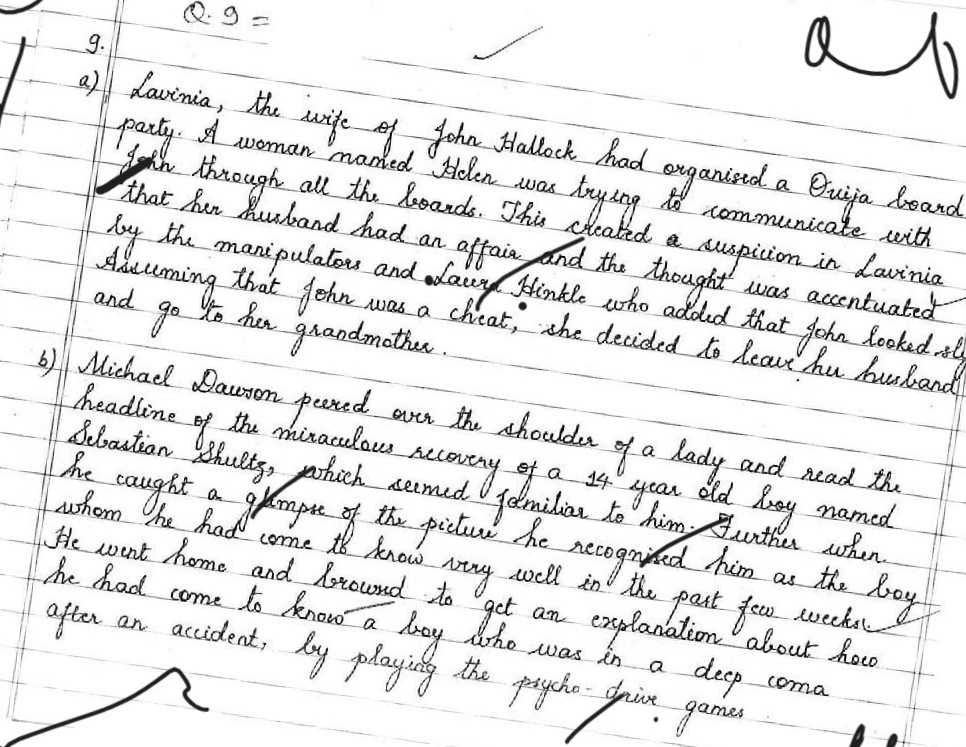
#> input picture clean/sample_images/new obnn.jpeg, 966 x 747 px; its folder holds only this picture in this run
$ python preprocess.py
#> lines starting #> are read from the running program, lines starting #| are printed output that depends on the picture; after the words box and inside, x2 and y2 are one past the last pixel; in counts of white or black regions, pixels touching at a corner belong together
import cv2
import numpy as np
import os

def clean_image(input_path, output_path):
#> called with input_path = 'sample_images/new obnn.jpeg', output_path = 'outputs/new obnn.jpeg'
    img = cv2.imread(input_path, cv2.IMREAD_GRAYSCALE)
#> img is the input picture: shape (747, 966); min 0, max 255, mean 232.3
    if img is None:
        print(f"Skipping {input_path} (cannot read)")
        return

    # 1. Edge-preserving denoise (keeps handwriting strokes)
    blur = cv2.bilateralFilter(img, 7, 50, 50)

    # 2. Gentle local contrast enhancement (CLAHE)
    clahe = cv2.createCLAHE(clipLimit=2.0, tileGridSize=(8, 8))
    enhanced = clahe.apply(blur)
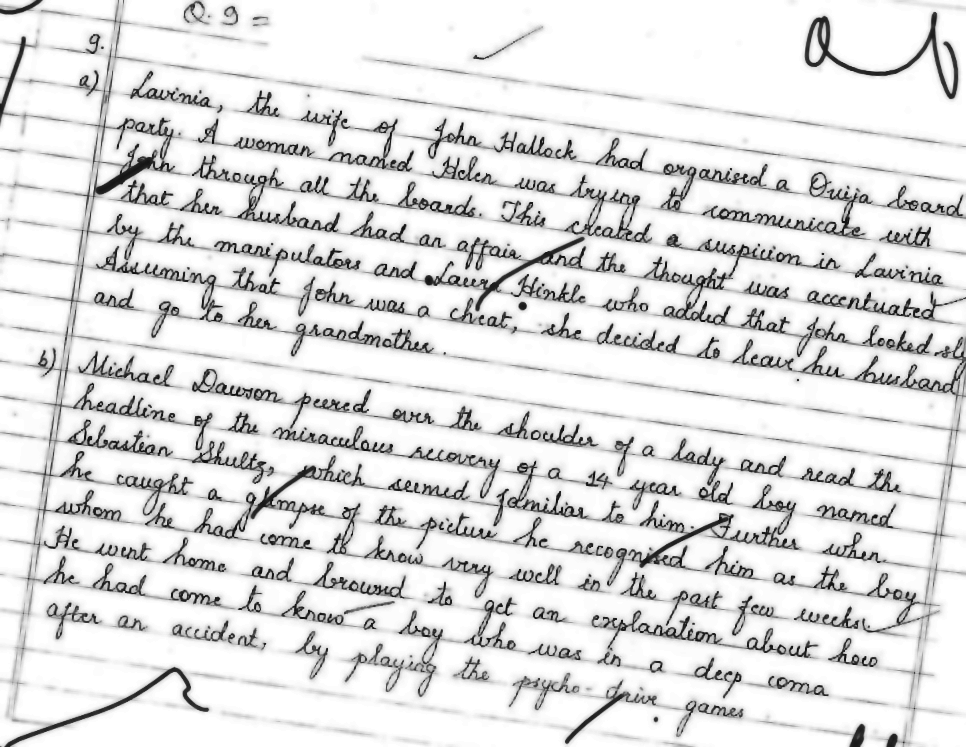
#> enhanced: shape (747, 966); min 11, max 255, mean 223.4

    # 3. Adaptive thresholding tuned for handwriting
    thresh = cv2.adaptiveThreshold(
        enhanced, 255,
        cv2.ADAPTIVE_THRESH_GAUSSIAN_C,
        cv2.THRESH_BINARY,
        17, 7
    )
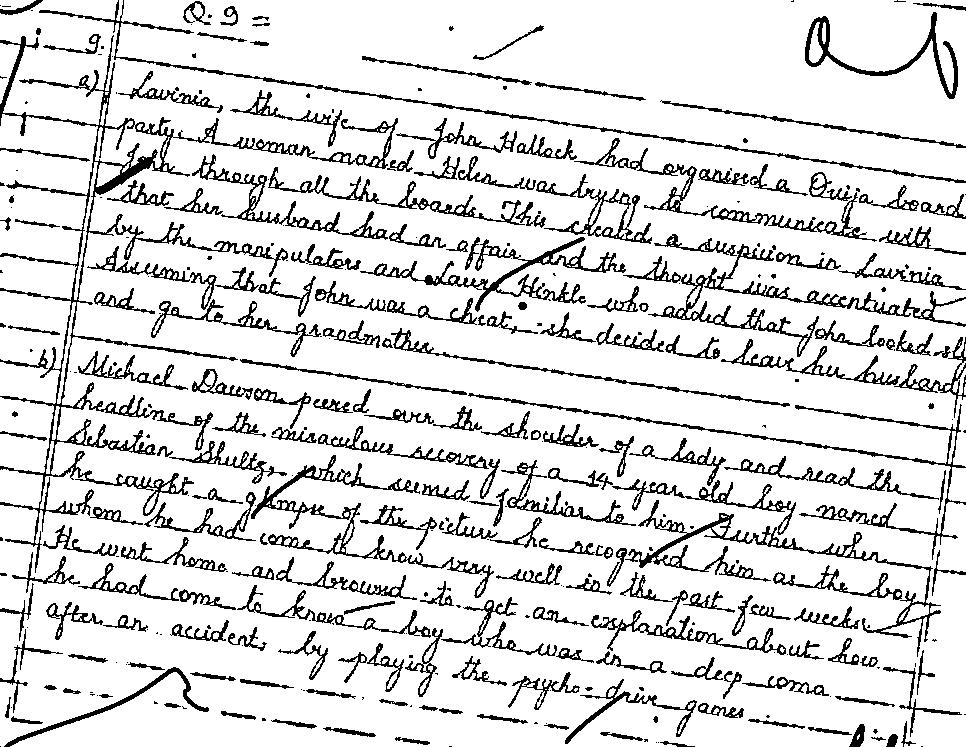
#> thresh: shape (747, 966); 86.4% white; black in thin lines or dots

    # 4. Light morphological cleaning (preserves thin strokes)
    kernel = np.ones((2, 2), np.uint8)
    cleaned = cv2.morphologyEx(thresh, cv2.MORPH_OPEN, kernel)
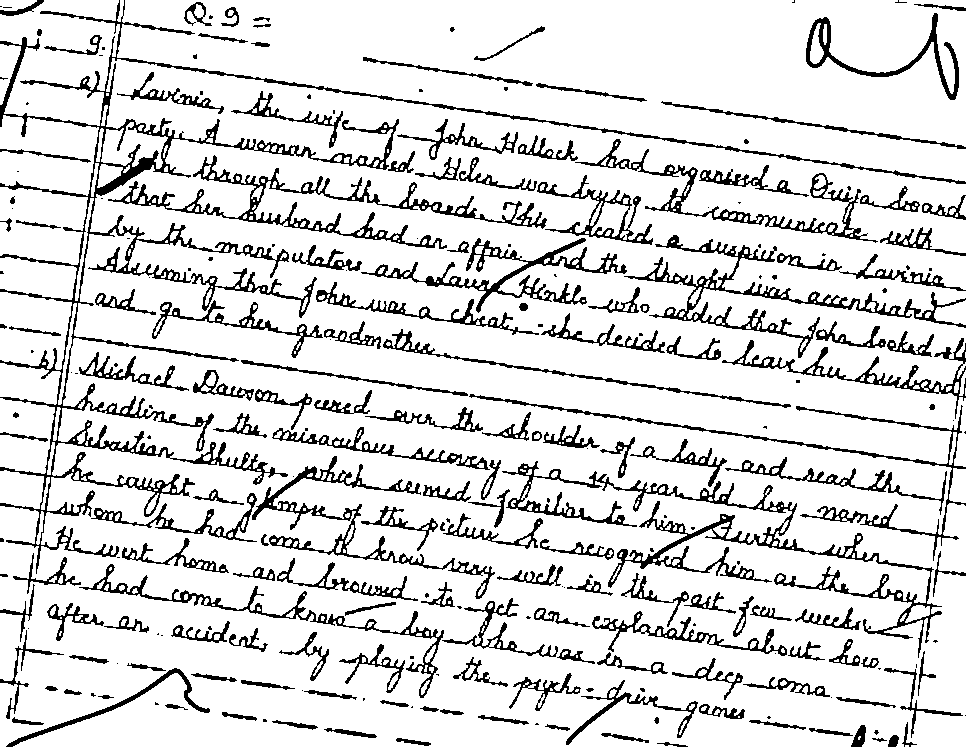
#> cleaned: shape (747, 966); 86% white; 252 black regions (95 under 20 px), largest, box (x1, y1, x2, y2) and area: (0, 0, 966, 574) 17154, (502, 461, 942, 658) 7164, (108, 155, 547, 249) 4579

    # 5. Mild sharpening (keeps text crisp without thickening)
    kernel_sharp = np.array([[0, -0.5, 0],
                             [-0.5, 3, -0.5],
                             [0, -0.5, 0]])
    sharpened = cv2.filter2D(cleaned, -1, kernel_sharp)

    # Save the cleaned image
    os.makedirs(os.path.dirname(output_path), exist_ok=True)
    cv2.imwrite(output_path, sharpened)
    print(f"✅ Cleaned and enhanced: {os.path.basename(input_path)} → {output_path}")

def clean_all_images(input_folder="sample_images", output_folder="outputs"):
    supported_ext = (".png", ".jpg", ".jpeg", ".tif", ".bmp")
    files = [f for f in os.listdir(input_folder) if f.lower().endswith(supported_ext)]
    if not files:
        print("No valid image files found in sample_images/")
        return
    for filename in files:
        input_path = os.path.join(input_folder, filename)
        output_path = os.path.join(output_folder, filename)
        clean_image(input_path, output_path)

if __name__ == "__main__":
    clean_all_images()
